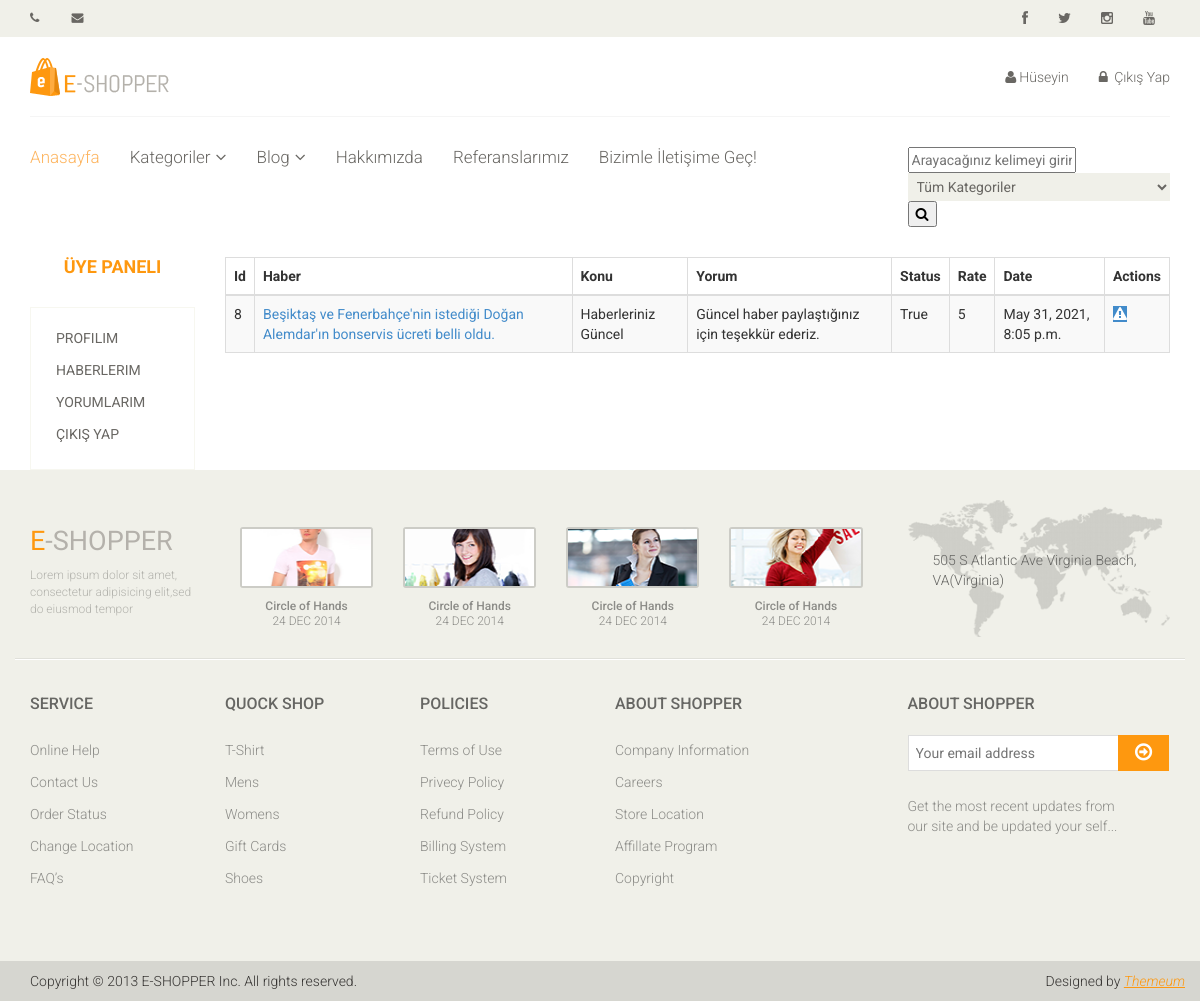
Page /user/comments/ (signed in) on the earlier database version.
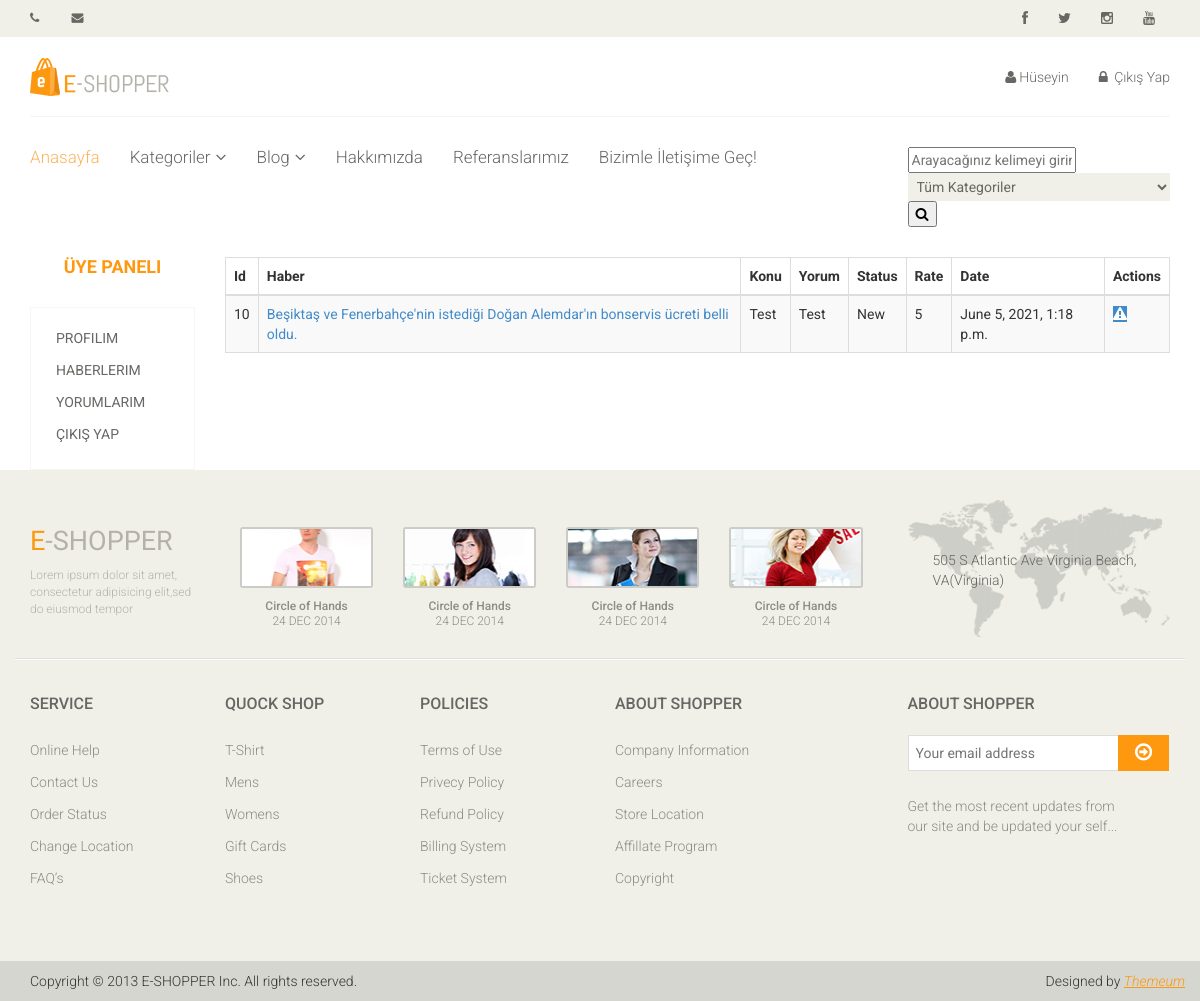
Same page on the later database version.
### news/models.py (models this page shows, shortened)
class Comment(models.Model):
    STATUS=(
        ('New','Yeni'),
        ('True','Evet'),
        ('False','Hayır'),
    )
    new=models.ForeignKey(New,on_delete=models.CASCADE)
    user=models.ForeignKey(User,on_delete=models.CASCADE)
    subject=models.CharField(max_length=50,blank=True)
    comment=models.CharField(max_length=200,blank=True)
    rate=models.IntegerField(blank=True)
    status=models.CharField(max_length=10,choices=STATUS,default='New')
    ip=models.CharField(blank=True,max_length=20)
    create_at=models.DateTimeField(auto_now_add=True)
    update_at=models.DateTimeField(auto_now=True)

class New(models.Model):
    STATUS = (
        ('True', 'Evet'),
        ('False', 'Hayır'),
    )
    title = models.CharField(max_length=200)
    keywords = models.CharField(max_length=255)
    description = models.CharField(max_length=255)
    detail = RichTextUploadingField()
    image = models.ImageField(blank=True, upload_to='images/')
    status = models.CharField(max_length=10, choices=STATUS)
    slug = models.SlugField(null=False,unique=True)
    category = models.ForeignKey(Category, on_delete=models.CASCADE)
    create_at = models.DateTimeField(auto_now_add=True)
    update_at = models.DateTimeField(auto_now=True)
    def image_tag(self):
        return mark_safe('<img src="{}" height="50"/>'.format(self.image.url))
    image_tag.short_description='Image'

### user/views.py (the view)
# urls.py: path('comments/', views.comments , name ='comments'),
def comments(request):
    category = Category.objects.all()
    current_user = request.user
    comments = Comment.objects.filter(user_id=current_user.id)
    context = {
        'category':category,
        'comments':comments
    }
    return render(request,'user_comments.html',context)

### user/templates/user_comments.html (shortened to what this page needs)
{% extends 'homebase.html' %}
{% block content %}
    <div class="container">
        <div class="row">
            <div class="col-md-2">
                {% include 'user_panel.html' %}
            </div>
            <div class="col-md-10">
                <table id="example1" class="table table-bordered table-striped" >
                    <thead>
                    <tr>
                        <th>Id</th>
                        <th>Haber</th>
                        <th>Konu</th>
                        <th>Yorum</th>
                        <th>Status</th>
                        <th>Rate</th>
                        <th>Date</th>
                        <th style="..." colspan="3">Actions</th>
                    </tr>
                    </thead>
                    <tbody>
                    {% for rs in comments %}
                        <tr>
                            <td>{{rs.id}}</td>
                            <td><a href="/new/{{ rs.new.id }}/{{ rs.new.slug }}">{{ rs.new.title }}</a></td>
                            <td>{{ rs.subject }}</td>
                            <td>{{ rs.comment }}</td>
                            <td>{{ rs.status }}</td>
                            <td>{{ rs.rate }}</td>
                            <td>{{ rs.create_at }}</td>
                            <td><a  class="btn-primary" href="/user/deletecomment/{{ rs.id }}" onclick="return confirm('Sileceksiniz! Emin misiniz?')"><i class="fa fa-warning"></i></a></td>
                        </tr>
                    {% endfor %}
                </table>
            </div>
        </div>
    </div>
{% endblock %}

### home/templates/homebase.html (shortened to what this page needs)
<!DOCTYPE html>
<html lang="en">
<head>
    {% load static %}
    <link href="{% static 'css/bootstrap.min.css'%}" rel="stylesheet">
    <link href="{% static 'css/font-awesome.min.css'%}" rel="stylesheet">
    <link href="{% static 'css/prettyPhoto.css'%}" rel="stylesheet">
    <link href="{% static 'css/price-range.css'%}" rel="stylesheet">
    <link href="{% static 'css/animate.css'%}" rel="stylesheet">
    <link href="{% static 'css/main.css'%}" rel="stylesheet">
    <link href="{% static 'css/responsive.css'%}" rel="stylesheet">
    <link rel="stylesheet" href="https://ajax.googleapis.com/ajax/libs/jqueryui/1.11.4/themes/smoothness/jquery-ui.css">
</head>
<body>
{% include 'header.html' %}
{% block content %} {% endblock %}
{% include 'footer.html' %}
</body>
</html>

### home/templates/header.html (shortened to what this page needs)
{% load static %}
<header id="header">
    <div class="header_top">
        <div class="container">
            <div class="row">
                <div class="col-sm-6">
                    <div class="contactinfo">
                        <ul class="nav nav-pills">
                            <li><a href="#"><i class="fa fa-phone"></i>{{ setting.phone }}</a></li>
                            <li><a href="#"><i class="fa fa-envelope"></i>{{ setting.email }}</a></li>
                        </ul>
                    </div>
                </div>
                <div class="col-sm-6">
                    <div class="social-icons pull-right">
                        <ul class="nav navbar-nav">
                            <li><a href="{{ setting.facebook }}"><i class="fa fa-facebook"></i></a></li>
                            <li><a href="{{ setting.twitter }}"><i class="fa fa-twitter"></i></a></li>
                            <li><a href="{{ setting.instagram }}"><i class="fa fa-instagram"></i></a></li>
                            <li><a href="{{ setting.youtube }}"><i class="fa fa-youtube"></i></a></li>
                        </ul>
                    </div>
                </div>
            </div>
        </div>
    </div>
    {% load static %}
    <div class="header-middle">
        <div class="container">
            <div class="row">
                <div class="col-sm-4">
                    <div class="logo pull-left">
                        <a href="/"><img src="{% static 'images/home/logo.png'%}" alt="" /></a>
                    </div>
                </div>
                <div class="col-sm-8">
                    <div class="shop-menu pull-right">
                        <ul class="nav navbar-nav">
                            {% if user.id is not none %}
                            <li><a href="/user/"><i class="fa fa-user"></i>{{ user.first_name }}</a></li>
                            <li><a href="/logout/"><i class="fa fa-lock"></i> Çıkış Yap</a></li>
                            {% else %}
                            <li><a href="/login/"><i class="fa fa-sign-in"></i>Giriş Yap</a></li>
                            <li><a href="/register/"><i class="fa fa-user"></i> Kayıt Ol</a></li>
                            {% endif %}
                        </ul>
                    </div>
                </div>
            </div>
        </div>
    </div>
    <div class="header-bottom">
        <div class="container">
            <div class="row">
                <div class="col-sm-9">
                    <div class="mainmenu pull-left">
                        <ul class="nav navbar-nav collapse navbar-collapse">
                            <li><a href="/" class="active">Anasayfa</a></li>
                            {% load mptt_tags %}
                            <li class="dropdown"><a href="#">Kategoriler<i class="fa fa-angle-down"></i></a>
                            </li>
                            <li class="dropdown"><a href="#">Blog<i class="fa fa-angle-down"></i></a>
                            </li>
                            <li><a href="/aboutus">Hakkımızda</a></li>
                            <li><a href="/references">Referanslarımız</a></li>
                            <li><a href="/contactus">Bizimle İletişime Geç!</a></li>
                        </ul>
                    </div>
                </div>
                <div class="col-sm-3">
                    <form action="/search/" method="post">
                        <input id="query" name="query" class="input search_box" type="text" placeholder="Arayacağınız kelimeyi girin.">
                        {% load mptt_tags %}
                        <select name="catid" class="input search-categories">
                            <option value="0">Tüm Kategoriler</option>
                        </select>
                        <button class="search-btn"><i class="fa fa-search"></i></button>
                    </form>
                </div>
            </div>
        </div>
    </div>
</header>

### user/templates/user_panel.html (shortened to what this page needs)
<div class="brands_products">
    <h2>Üye Paneli</h2>
    <div class="brands-name">
        <ul class="nav nav-pills nav-stacked">
            <li><a href="/user/"> Profilim</a></li>
            <li><a href=""> Haberlerim</a></li>
            <li><a href="/user/comments"> Yorumlarım</a></li>
            <li><a href="/logout/"> Çıkış Yap</a></li>
        </ul>
    </div>
</div>

### home/templates/footer.html (shortened to what this page needs)
{% load static %}
<footer id="footer">
    <div class="footer-top">
        <div class="container">
            <div class="row">
                <div class="col-sm-2">
                    <div class="companyinfo">
                        <h2><span>e</span>-shopper</h2>
                        <p>Lorem ipsum dolor sit amet, consectetur adipisicing elit,sed do eiusmod tempor</p>
                    </div>
                </div>
                <div class="col-sm-7">
                    <div class="col-sm-3">
                        <div class="video-gallery text-center">
                            <a href="#">
                                <div class="iframe-img">
                                    <img src="{% static 'images/home/iframe1.png'%}" alt="" />
                                </div>
                            </a>
                            <p>Circle of Hands</p>
                            <h2>24 DEC 2014</h2>
                        </div>
                    </div>
                    <div class="col-sm-3">
                        <div class="video-gallery text-center">
                            <a href="#">
                                <div class="iframe-img">
                                    <img src="{% static 'images/home/iframe2.png'%}" alt="" />
                                </div>
                            </a>
                            <p>Circle of Hands</p>
                            <h2>24 DEC 2014</h2>
                        </div>
                    </div>
                    <div class="col-sm-3">
                        <div class="video-gallery text-center">
                            <a href="#">
                                <div class="iframe-img">
                                    <img src="{% static 'images/home/iframe3.png'%}" alt="" />
                                </div>
                            </a>
                            <p>Circle of Hands</p>
                            <h2>24 DEC 2014</h2>
                        </div>
                    </div>
                    <div class="col-sm-3">
                        <div class="video-gallery text-center">
                            <a href="#">
                                <div class="iframe-img">
                                    <img src="{% static 'images/home/iframe4.png'%}" alt="" />
                                </div>
                            </a>
                            <p>Circle of Hands</p>
                            <h2>24 DEC 2014</h2>
                        </div>
                    </div>
                </div>
                <div class="col-sm-3">
                    <div class="address">
                        <img src="{% static 'images/home/map.png'%}" alt="" />
                        <p>505 S Atlantic Ave Virginia Beach, VA(Virginia)</p>
                    </div>
                </div>
            </div>
        </div>
    </div>
    <div class="footer-widget">
        <div class="container">
            <div class="row">
                <div class="col-sm-2">
                    <div class="single-widget">
                        <h2>Service</h2>
                        <ul class="nav nav-pills nav-stacked">
                            <li><a href="#">Online Help</a></li>
                            <li><a href="#">Contact Us</a></li>
                            <li><a href="#">Order Status</a></li>
                            <li><a href="#">Change Location</a></li>
                            <li><a href="#">FAQ’s</a></li>
                        </ul>
                    </div>
                </div>
                <div class="col-sm-2">
                    <div class="single-widget">
                        <h2>Quock Shop</h2>
                        <ul class="nav nav-pills nav-stacked">
                            <li><a href="#">T-Shirt</a></li>
                            <li><a href="#">Mens</a></li>
                            <li><a href="#">Womens</a></li>
                            <li><a href="#">Gift Cards</a></li>
                            <li><a href="#">Shoes</a></li>
                        </ul>
                    </div>
                </div>
                <div class="col-sm-2">
                    <div class="single-widget">
                        <h2>Policies</h2>
                        <ul class="nav nav-pills nav-stacked">
                            <li><a href="#">Terms of Use</a></li>
                            <li><a href="#">Privecy Policy</a></li>
                            <li><a href="#">Refund Policy</a></li>
                            <li><a href="#">Billing System</a></li>
                            <li><a href="#">Ticket System</a></li>
                        </ul>
                    </div>
                </div>
                <div class="col-sm-2">
                    <div class="single-widget">
                        <h2>About Shopper</h2>
                        <ul class="nav nav-pills nav-stacked">
                            <li><a href="#">Company Information</a></li>
                            <li><a href="#">Careers</a></li>
                            <li><a href="#">Store Location</a></li>
                            <li><a href="#">Affillate Program</a></li>
                            <li><a href="#">Copyright</a></li>
                        </ul>
                    </div>
                </div>
                <div class="col-sm-3 col-sm-offset-1">
                    <div class="single-widget">
                        <h2>About Shopper</h2>
                        <form action="#" class="searchform">
                            <input type="text" placeholder="Your email address" />
                            <button type="submit" class="btn btn-default"><i class="fa fa-arrow-circle-o-right"></i></button>
                            <p>Get the most recent updates from <br />our site and be updated your self...</p>
                        </form>
                    </div>
                </div>
            </div>
        </div>
    </div>
    <div class="footer-bottom">
        <div class="container">
            <div class="row">
                <p class="pull-left">Copyright © 2013 E-SHOPPER Inc. All rights reserved.</p>
                <p class="pull-right">Designed by <span><a target="_blank" href="http://www.themeum.com">Themeum</a></span></p>
            </div>
        </div>
    </div>
</footer>

Differences in the rows shown:
removed Comment: id "8", new "Beşiktaş ve Fenerbahçe'nin istediği Doğan Alemdar'ın bonservis ücreti belli oldu.", subject "Haberleriniz Güncel", comment "Güncel haber paylaştığınız için teşekkür ederiz.", status "True", rate "5", create_at "May 31, 2021, 8:05 p.m."
added Comment: id "10", new "Beşiktaş ve Fenerbahçe'nin istediği Doğan Alemdar'ın bonservis ücreti belli oldu.", subject "Test", comment "Test", status "New", rate "5", create_at "June 5, 2021, 1:18 p.m."
